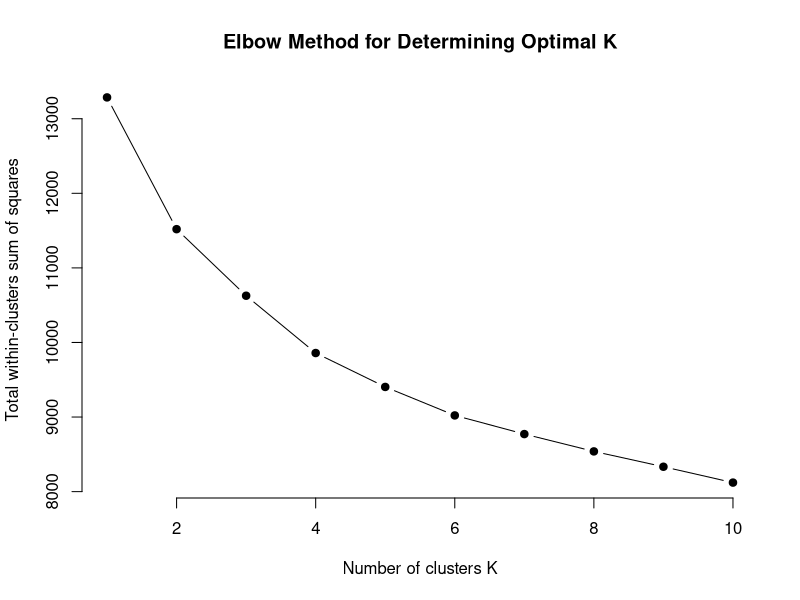
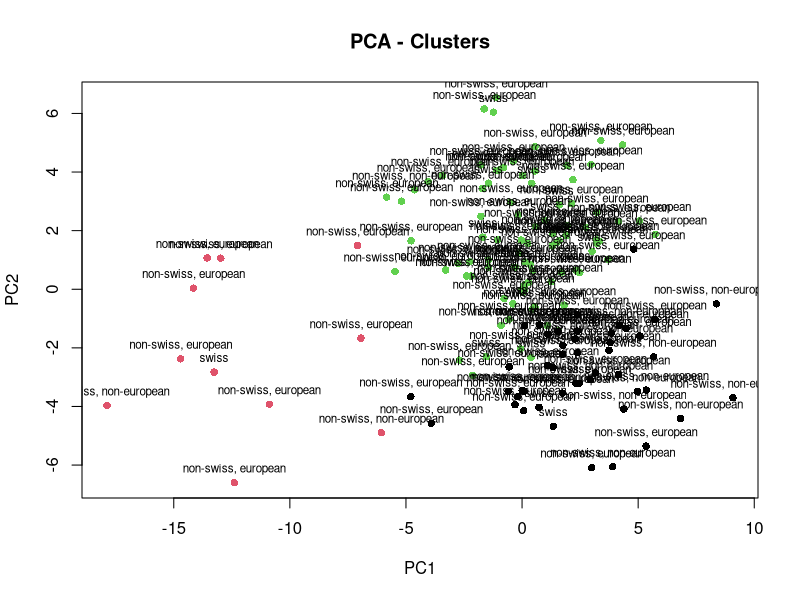

Reproduce these figures in R, in order.
# Read cleaned data

data <- read.csv("final-data.csv", fileEncoding = "UTF-8")

data <- data[, !names(data) %in% "romansh_canton"]

# Create extra categorical variable column to compare 3 regions

data$ro_macro <- ifelse(data$region_origin == "non-swiss, european",
  "non-swiss, european",
  ifelse(data$region_origin == "non-swiss, non-european",
    "non-swiss, non-european",
    "swiss"
  )
)

# Calculate mean, median, standard deviation and range of numerical demographic variables

# AGE

mean_age <- mean(data$age)
median_age <- median(data$age)
sd_age <- sd(data$age)
range_age <- range(data$age)

# YEARS OF INTERNET USAGE

mean_yi <- mean(data$years_internet)
median_yi <- median(data$years_internet)

# Calculate frequency and percentages of categorical and binary variables

# AT UNIVERSITY OF LAUSANNE

frequency_ul <- table(data$university_lausanne)
percentage_ul <- prop.table(frequency_ul) * 100

# GENDER IDENTITY

frequency_gi <- table(data$gender_identity)
percentage_gi <- prop.table(frequency_gi) * 100

# REGION OF ORIGIN

frequency_ro <- table(data$region_origin)
percentage_ro <- prop.table(frequency_ro) * 100

# LEVEL OF EDUCATION COMPLETED

frequency_ec <- table(data$education_completed)
percentage_ec <- prop.table(frequency_ec) * 100

# INTEREST IN FUTURE APPLICATION

frequency_ia <- table(data$interested_application)
percentage_ia <- prop.table(frequency_ia) * 100

# TYPES OF ORGANISATIONS CONTRIBUTED TO

co_columns <- data[, grep("^co_", colnames(data))]

for (column in colnames(co_columns)) {
  frequencies_co <- table(co_columns[[column]])
  percentages_co <- prop.table(frequencies_co) * 100
}

# MOTIVATIONS FOR SHARING DATA WITH RESEARCH

ms_columns <- data[, grep("^ms_", colnames(data))]

for (column in colnames(ms_columns)) {
  frequencies_ms <- table(ms_columns[[column]])
  percentages_ms <- prop.table(frequencies_ms) * 100
}

# Perform chi-square tests

# GENDER IDENTITY VS UNIVERSITY OF LAUSANNE (SIGNIFICANT)

contingency_table <- table(data$gender_identity, data$university_lausanne)

cs_result <- chisq.test(contingency_table)

if (cs_result$p.value < 0.05) {
  print("Significant")
  print(contingency_table)
} else {
  print("Not significant")
}

# UNIVERSITY OF LAUSANNE VS REGION OF ORIGIN (SIGNIFICANT)

contingency_table <- table(data$university_lausanne, data$region_origin)

cs_result <- chisq.test(contingency_table)

if (cs_result$p.value < 0.05) {
  print("Significant")
  print(contingency_table)
} else {
  print("Not significant")
}

# UNIVERSITY OF LAUSANNE VS REGION OF ORIGIN (MACRO) (SIGNIFICANT)

contingency_table <- table(data$university_lausanne, data$ro_macro)

cs_result <- chisq.test(contingency_table)

if (cs_result$p.value < 0.05) {
  print("Significant")
  print(contingency_table)
} else {
  print("Not significant")
}

# UNIVERSITY OF LAUSANNE VS AGE (SIGNIFICANT)

contingency_table <- table(data$university_lausanne, data$age)

cs_result <- chisq.test(contingency_table)

if (cs_result$p.value < 0.05) {
  print("Significant")
  print(contingency_table)
} else {
  print("Not significant")
}

# UNIVERSITY OF LAUSANNE VS YEARS OF INTERNET USAGE (SIGNIFICANT)

contingency_table <- table(data$university_lausanne, data$years_internet)

cs_result <- chisq.test(contingency_table)

if (cs_result$p.value < 0.05) {
  print("Significant")
  print(contingency_table)
} else {
  print("Not significant")
}

# REGION OF ORIGIN VS YEARS OF INTERNET USAGE (SIGNIFICANT)

contingency_table <- table(data$region_origin, data$years_internet)

cs_result <- chisq.test(contingency_table)

if (cs_result$p.value < 0.05) {
  print("Significant")
  print(contingency_table)
} else {
  print("Not significant")
}

# REGION OF ORIGIN (MACRO) VS YEARS OF INTERNET USAGE (SIGNIFICANT)

contingency_table <- table(data$ro_macro, data$years_internet)

cs_result <- chisq.test(contingency_table)

if (cs_result$p.value < 0.05) {
  print("Significant")
  print(contingency_table)
} else {
  print("Not significant")
}

# REGION OF ORIGIN VS INTERESTED IN FUTURE APPLICATION (SIGNIFICANT)

contingency_table <- table(data$region_origin, data$interested_application)

cs_result <- chisq.test(contingency_table)

if (cs_result$p.value < 0.05) {
  print("Significant")
  print(contingency_table)
} else {
  print("Not significant")
}

# REGION OF ORIGIN (MACRO) VS INTERESTED IN FUTURE APPLICATION (SIGNIFICANT)

contingency_table <- table(data$ro_macro, data$interested_application)

cs_result <- chisq.test(contingency_table)

if (cs_result$p.value < 0.05) {
  print("Significant")
  print(contingency_table)
} else {
  print("Not significant")
}

# LEVEL OF EDUCATION COMPLETED VS AGE (SIGNIFICANT)

contingency_table <- table(data$education_completed, data$age)

cs_result <- chisq.test(contingency_table)

if (cs_result$p.value < 0.05) {
  print("Significant")
  print(contingency_table)
} else {
  print("Not significant")
}

# LEVEL OF EDUCATION COMPLETED VS YEARS OF INTERNET USAGE (SIGNIFICANT)

contingency_table <- table(data$education_completed, data$years_internet)

cs_result <- chisq.test(contingency_table)

if (cs_result$p.value < 0.05) {
  print("Significant")
  print(contingency_table)
} else {
  print("Not significant")
}

# AGE VS YEARS OF INTERNET USAGE (SIGNIFICANT)

contingency_table <- table(data$age, data$years_internet)

cs_result <- chisq.test(contingency_table)

if (cs_result$p.value < 0.05) {
  print("Significant")
  print(contingency_table)
} else {
  print("Not significant")
}

# GENDER IDENTITY VS LEVEL OF EDUCATION COMPLETED (SIGNIFICANT)

contingency_table <- table(data$gender_identity, data$education_completed)

cs_result <- chisq.test(contingency_table)

if (cs_result$p.value < 0.05) {
  print("Significant")
  print(contingency_table)
} else {
  print("Not significant")
}

# REGION OF ORIGIN (MACRO) VS AGE (SIGNIFICANT)

contingency_table <- table(data$ro_macro, data$age)

cs_result <- chisq.test(contingency_table)

if (cs_result$p.value < 0.05) {
  print("Significant")
  print(contingency_table)
} else {
  print("Not significant")
}

# GENDER IDENTITY VS REGION OF ORIGIN

contingency_table <- table(data$gender_identity, data$region_origin)

cs_result <- chisq.test(contingency_table)

if (cs_result$p.value < 0.05) {
  print("Significant")
  print(contingency_table)
} else {
  print("Not significant")
}

# GENDER IDENTITY VS AGE

contingency_table <- table(data$gender_identity, data$age)

cs_result <- chisq.test(contingency_table)

if (cs_result$p.value < 0.05) {
  print("Significant")
  print(contingency_table)
} else {
  print("Not significant")
}

# GENDER IDENTITY VS YEARS OF INTERNET USAGE

contingency_table <- table(data$gender_identity, data$years_internet)

cs_result <- chisq.test(contingency_table)

if (cs_result$p.value < 0.05) {
  print("Significant")
  print(contingency_table)
} else {
  print("Not significant")
}

# GENDER IDENTITY VS INTERESTED IN FUTURE APPLICATION

contingency_table <- table(data$gender_identity, data$interested_application)

cs_result <- chisq.test(contingency_table)

if (cs_result$p.value < 0.05) {
  print("Significant")
  print(contingency_table)
} else {
  print("Not significant")
}

# UNIVERSITY OF LAUSANNE VS LEVEL OF EDUCATION COMPLETED

contingency_table <- table(data$university_lausanne, data$education_completed)

cs_result <- chisq.test(contingency_table)

if (cs_result$p.value < 0.05) {
  print("Significant")
  print(contingency_table)
} else {
  print("Not significant")
}

# UNIVERSITY OF LAUSANNE VS INTERESTED IN FUTURE APPLICATION

contingency_table <- table(data$university_lausanne, data$interested_application)

cs_result <- chisq.test(contingency_table)

if (cs_result$p.value < 0.05) {
  print("Significant")
  print(contingency_table)
} else {
  print("Not significant")
}

# REGION OF ORIGIN VS LEVEL OF EDUCATION COMPLETED

contingency_table <- table(data$region_origin, data$education_completed)

cs_result <- chisq.test(contingency_table)

if (cs_result$p.value < 0.05) {
  print("Significant")
  print(contingency_table)
} else {
  print("Not significant")
}

# REGION OF ORIGIN (MACRO) VS LEVEL OF EDUCATION COMPLETED

contingency_table <- table(data$ro_macro, data$education_completed)

cs_result <- chisq.test(contingency_table)

if (cs_result$p.value < 0.05) {
  print("Significant")
  print(contingency_table)
} else {
  print("Not significant")
}

# REGION OF ORIGIN VS AGE

contingency_table <- table(data$region_origin, data$age)

cs_result <- chisq.test(contingency_table)

if (cs_result$p.value < 0.05) {
  print("Significant")
  print(contingency_table)
} else {
  print("Not significant")
}

# LEVEL OF EDUCATION COMPLETED VS INTERESTED IN FUTURE APPLICATION

contingency_table <- table(data$education_completed, data$interested_application)

cs_result <- chisq.test(contingency_table)

if (cs_result$p.value < 0.05) {
  print("Significant")
  print(contingency_table)
} else {
  print("Not significant")
}

# AGE VS INTERESTED IN FUTURE APPLICATION

contingency_table <- table(data$age, data$interested_application)

cs_result <- chisq.test(contingency_table)

if (cs_result$p.value < 0.05) {
  print("Significant")
  print(contingency_table)
} else {
  print("Not significant")
}

# YEARS OF INTERNET USAGE VS INTERESTED IN FUTURE APPLICATION

contingency_table <- table(data$years_internet, data$interested_application)

cs_result <- chisq.test(contingency_table)

if (cs_result$p.value < 0.05) {
  print("Significant")
  print(contingency_table)
} else {
  print("Not significant")
}

# Clustering to understand key groups

numeric_data <- data[, sapply(data, is.numeric)]

scaled_data <- scale(numeric_data)

summary(scaled_data)

set.seed(123)
wss <- numeric()
for (k in 1:10) {
  kmeans_result <- kmeans(scaled_data, centers = k, nstart = 25)
  wss[k] <- kmeans_result$tot.withinss
}

plot(1:10, wss,
  type = "b", pch = 19, frame = FALSE,
  xlab = "Number of clusters K", ylab = "Total within-clusters sum of squares",
  main = "Elbow Method for Determining Optimal K"
)
kmeans_result <- kmeans(scaled_data, centers = 3)

kmeans_result$cluster
kmeans_result$centers

kmeans_result$tot.withinss

data$cluster <- kmeans_result$cluster

pca_result <- prcomp(scaled_data)

plot(pca_result$x[, 1:2], col = data$cluster, pch = 16, main = "PCA - Clusters")

text(pca_result$x[, 1:2], labels = data$ro_macro, pos = 3, cex = 0.7, col = "black")

loadings <- pca_result$rotation

loadings[, 1:2]